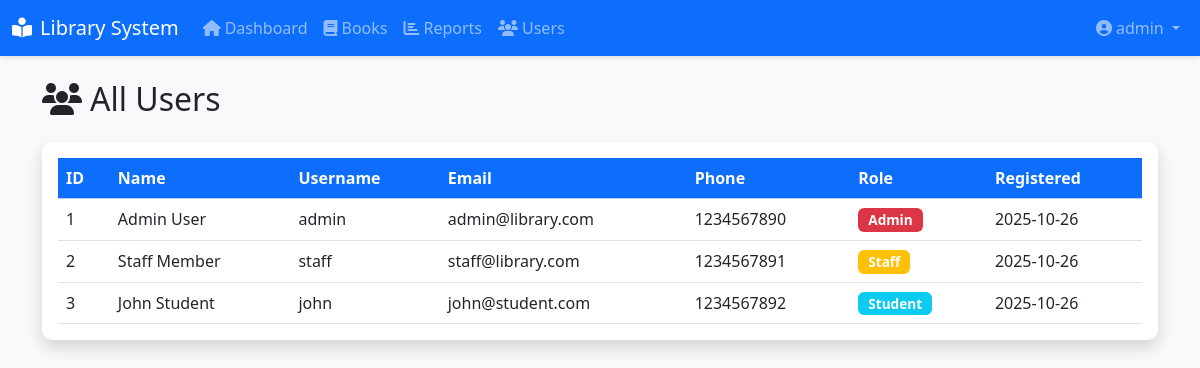
Screenshot of /users (signed in) with the database file from the repository.
### app.py (models this page shows)
class User(db.Model):
    id = db.Column(db.Integer, primary_key=True)
    name = db.Column(db.String(100), nullable=False)
    username = db.Column(db.String(80), unique=True, nullable=False)
    email = db.Column(db.String(120), unique=True, nullable=False)
    phone = db.Column(db.String(20))
    password = db.Column(db.String(200), nullable=False)
    role = db.Column(db.String(20), nullable=False)
    created_at = db.Column(db.DateTime, default=datetime.utcnow)
    issues = db.relationship('Issue', backref='user', lazy=True)

### app.py (the view)
@app.route('/users')
def users():
    if 'user_id' not in session or session['role'] != 'admin':
        flash('Unauthorized access', 'danger')
        return redirect(url_for('dashboard'))
    all_users = User.query.all()
    user = User.query.get(session['user_id'])
    return render_template('users.html', users=all_users, user=user)

### templates/users.html (shortened to what this page needs)
{% extends "base.html" %}
{% block content %}
<h2 class="mb-4"><i class="fas fa-users me-2"></i>All Users</h2>
<div class="card shadow">
    <div class="card-body">
        <div class="table-responsive">
            <table class="table table-hover">
                <thead class="table-primary">
                    <tr>
                        <th>ID</th>
                        <th>Name</th>
                        <th>Username</th>
                        <th>Email</th>
                        <th>Phone</th>
                        <th>Role</th>
                        <th>Registered</th>
                    </tr>
                </thead>
                <tbody>
                    {% for user_item in users %}
                    <tr>
                        <td>{{ user_item.id }}</td>
                        <td>{{ user_item.name }}</td>
                        <td>{{ user_item.username }}</td>
                        <td>{{ user_item.email }}</td>
                        <td>{{ user_item.phone }}</td>
                        <td>
                            {% if user_item.role == 'admin' %}
                                <span class="badge bg-danger">Admin</span>
                            {% elif user_item.role == 'staff' %}
                                <span class="badge bg-warning">Staff</span>
                            {% else %}
                                <span class="badge bg-info">Student</span>
                            {% endif %}
                        </td>
                        <td>{{ user_item.created_at.strftime('%Y-%m-%d') }}</td>
                    </tr>
                    {% endfor %}
                </tbody>
            </table>
        </div>
    </div>
</div>
{% endblock %}

### static/css/style.css (style rules this page uses)
body { background-color: #f8f9fa; font-family: 'Segoe UI', Tahoma, Geneva, Verdana, sans-serif; }
.card { border: none; border-radius: 10px; margin-bottom: 20px; }
.table { margin-bottom: 0; }
.badge { padding: 5px 10px; font-size: 0.85em; }
.shadow { box-shadow: 0 0.5rem 1rem rgba(0, 0, 0, 0.15) !important; }
.bg-warning { background-color: #ffc107 !important; }
.bg-danger { background-color: #dc3545 !important; }
.table-primary th { background-color: #0d6efd; color: white; }

### rows the page displays
User: id "1", name "Admin User", username "admin", email "admin@library.com", phone "1234567890", role "Admin", created_at "2025-10-26"
User: id "2", name "Staff Member", username "staff", email "staff@library.com", phone "1234567891", role "Staff", created_at "2025-10-26"
User: id "3", name "John Student", username "john", email "john@student.com", phone "1234567892", role "Student", created_at "2025-10-26"

### other values shown
{{ session.username }} "admin"
